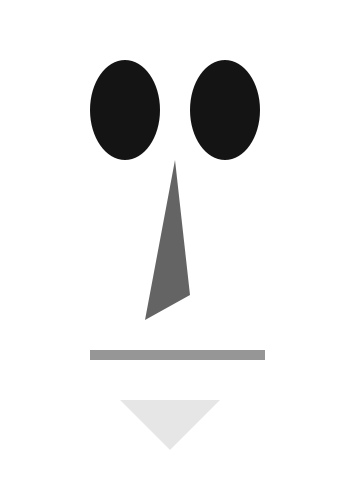
Frame 1 (no input)
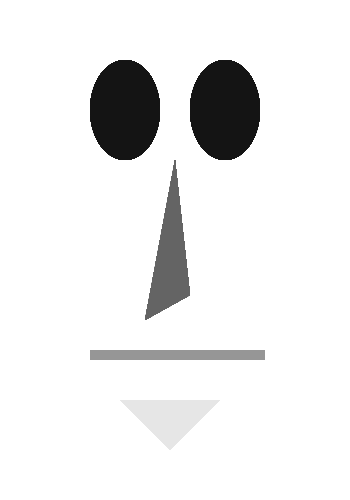
Frame 60 (the mouse pressed at the canvas centre just before this capture)
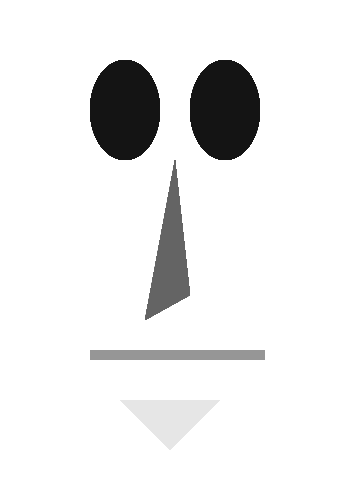
Frame 120 (the mouse held since frame 60 and released just before this capture)

The Processing sketch that drew these frames (run headless with seeded random() and noise(); from frame 60 on, the mouse is pressed at the canvas centre):

// Processing sketch: processing_366
// ── processing_366.pde

void setup() {
  size(350, 500);
  background(255);
  noStroke();
  smooth();
}

void draw() {
  fill(20);
  ellipse(125, 110, 70, 100);
  ellipse(225, 110, 70, 100);
  fill(100);
  triangle(145, 320, 175, 160, 190, 295);
  fill(150);
  rect(90, 350, 175, 10);
  fill(230);
  triangle(120, 400, 170, 450, 220, 400);
}
